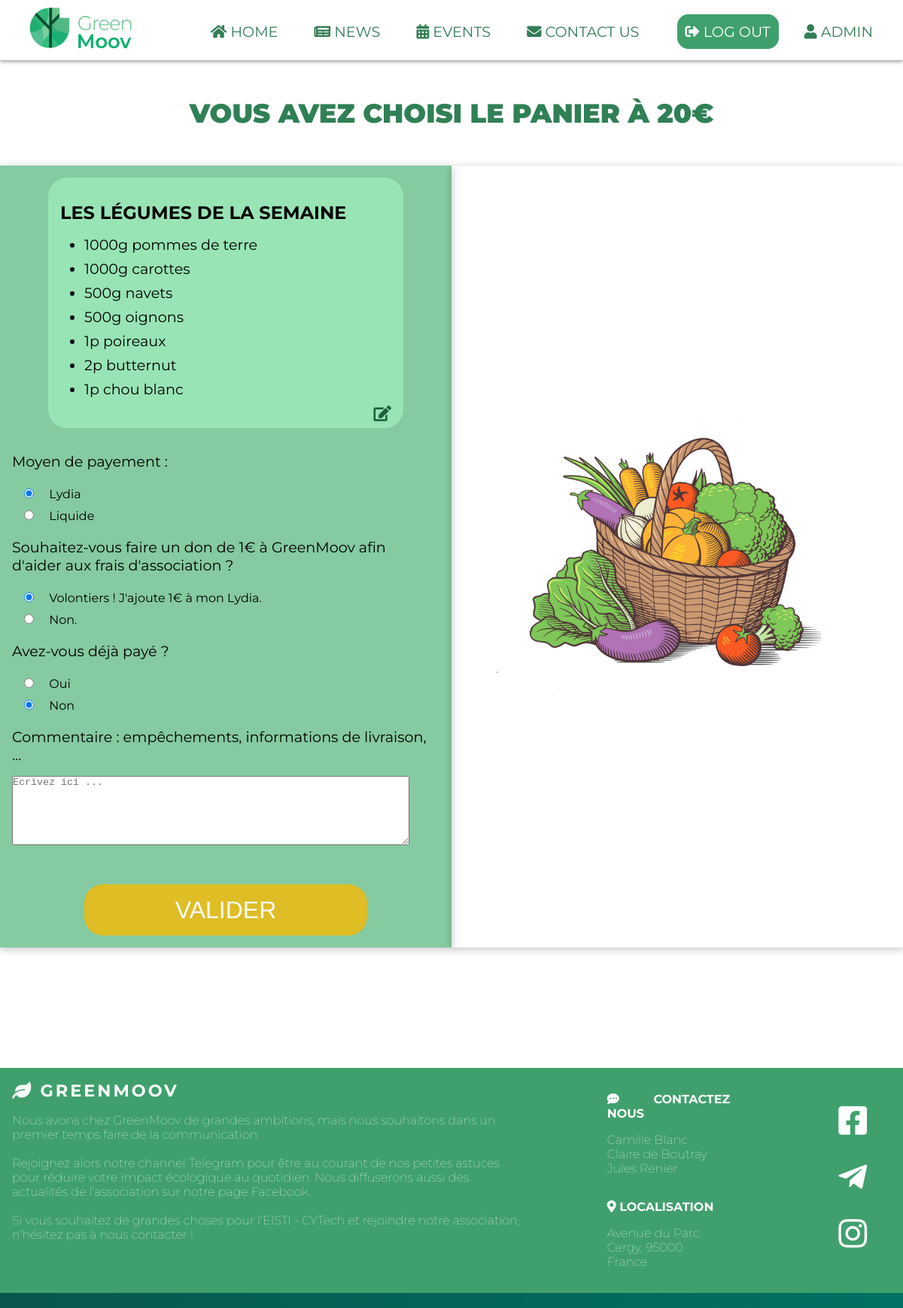
Page /Commandes/commande20.php (signed in) on the committed database.
### tables this page shows
CREATE TABLE `panier` (
  `id` tinyint(4) NOT NULL AUTO_INCREMENT,
  `légumes` VARCHAR(50) NOT NULL,
  `quantité`VARCHAR(50) NOT NULL,
  `unité` VARCHAR(50) NOT NULL,
  `type` INT(10) NOT NULL,
  PRIMARY KEY (`id`)
);

### Commandes/commande20.php (the view, shortened to what this page needs)
<?php
    include_once '../dbh.inc.php';
    function getliste($conn){
        $sql = "SELECT * FROM `panier` WHERE type=20";
        $result = $conn->query($sql);
        if($result->num_rows > 0) {
            while($row = $result->fetch_assoc()) {
                echo "<li>{$row['quantité']}{$row['unité']} {$row['légumes']}</li>";
            }
        }else{
            echo '0 result';
        }
    }
?>
<!DOCTYPE html>
<html>
    <head>
        <link rel="stylesheet" type="text/css" href="./commande.css"/>
        <link rel="stylesheet" type="text/css" href="../main/newmain.css"/>
        <?php include("../header/header.php");?>
    </head>
    <body>
    <h3 class="title" style="text-align:center; margin:3rem;"> Vous avez choisi le panier à 20&#x20AC</h3>
        <div id="container">
            <div id="validation">
                <div class="liste">
                    <ul class="panier">
                        <h3>Les légumes de la semaine</h3>
                        <?php getliste($conn)?>
                        <?php if($_SESSION['statut']>1){echo '<a class="edit"><i class="fas fa-edit"></i></a>';}?>
                    </ul>
                </div>
                <div id="selection">
                    <div id="payement">
                    <form action="<?php if(isset($_SESSION['email'])){echo './include/commande.inc.php?panier=20';}else{echo '../login/login.php';}?>" method="post">
                        <p>Moyen de payement :</p>
                        <div class="choise">
                            <input type="radio" id="Lydia" value="Lydia" name="payement" checked>
                            <label for="Lydia">Lydia</label>
                        </div>
                        <div class="choise">
                            <input type="radio" id="liquide" value="liquide" name="payement">
                            <label for="liquide">Liquide</label>
                        </div>
                    </div>
                    <div id="donation">
                        <p>Souhaitez-vous faire un don de 1€ à GreenMoov afin d'aider aux frais d'association ?</p>
                        <div class="choise">
                            <input type="radio" id="oui" value="1" name="donation" checked>
                            <label for="oui">Volontiers ! J'ajoute 1€ à mon Lydia.</label>
                        </div>
                        <div class="choise">
                            <input type="radio" id="non" value="0" name="donation">
                            <label for="non">Non.</label>
                        </div>
                    </div>
                    <div>
                        <p>Avez-vous déjà payé ?</p>
                        <div class="choise">
                            <input type="radio" id="poui" value="1" name="p">
                            <label for="poui">Oui</label>
                        </div>
                        <div class="choise">
                            <input type="radio" id="pnon" value="0" name="p" checked>
                            <label for="pnon">Non</label>
                        </div>
                    </div>
                    <div>
                        <p>Commentaire : empêchements, informations de livraison, ...</p>
                        <textarea class="choise" name="comment" id="comment" cols="30" rows="5" placeholder="Ecrivez ici ..."></textarea>
                    </div>
            </div>
                <button name="submit" type="submit">Valider</button>
            </div>
            <div id="panier">
                <img src="../images/Basket/Panier20.png" width="80%" heigt="60%">
            </div>
        </div>
        <?php include("../footer/footer.php");?>
    </body>
</html>

### Commandes/commande.css (style rules this page uses)
#container { margin: 1rem 0 10rem 0; display: grid; grid-template-columns: 1fr 1fr; grid-template-areas: "liste panier"; }
#panier { grid-area: panier; display: flex; align-items: center; justify-content: center; box-shadow: 0 2px 10px .5px rgba(0, 0, 0, 0.219); }
#validation { grid-area: liste; background-color: rgb(133, 202, 160); box-shadow: 0 2px 10px .5px rgba(0, 0, 0, 0.219); display: grid; grid-template-rows: auto auto 100px; grid-template-areas: "liste" "selection" "valide"; }
button { border: none; text-align: center; grid-area: valide; display: flex; align-items: center; justify-content: center; font-size: 200%; margin: 1rem 7rem; background-color: rgb(223, 189, 37); border-radius: 25px; color: #fff; text-transform: uppercase; padding: 1rem; cursor: pointer; }
#selection { margin: 0rem 1rem 2rem 0; }
#selection input { margin: 0.5rem 1rem; }
#selection p { margin: 1rem; font-size: 120%; }
.choise { margin:0 1rem; }
ul { background-color: rgb(152, 228, 181); padding: 2rem 1rem; text-align: justify; border-radius: 25px; margin: 1rem 4rem; }
h3 { font-size: x-large; text-transform: uppercase; margin-bottom: 1rem; }
li { font-size: larger; margin: 0.5rem 2rem; }
#comment { overflow: scroll; resize: vertical; width: 90%; }
.edit { float:right; color: rgb(31, 95, 59); font-size: 130%; cursor: pointer; }

### main/newmain.css (style rules this page uses)
html { background: url("../images/background.png") no-repeat center center fixed; -webkit-background-size: cover; -moz-background-size: cover; -o-background-size: cover; background-size: cover; font-family: 'Montserrat', sans-serif; }
.title { text-decoration: none; font-weight: 1000; font-size: 220%; color: #308055; text-transform: uppercase; margin: 1rem; }

### header/header.css (style rules this page uses)
* { margin: 0 0; padding: 0 0; }
body { background-color: #fff; overflow-x: hidden; }

### footer/footer.css (style rules this page uses)
a { text-decoration: none; }

### rows in the picture
panier: quantité "1000", unité "g", légumes "pommes de terre"
panier: quantité "1000", unité "g", légumes "carottes"
panier: quantité "500", unité "g", légumes "navets"
panier: quantité "500", unité "g", légumes "oignons"
panier: quantité "1", unité "p", légumes "poireaux"
panier: quantité "2", unité "p", légumes "butternut"
panier: quantité "1", unité "p", légumes "chou blanc"

### other values in the picture
$_SESSION['prenom'] "ADMIN"
